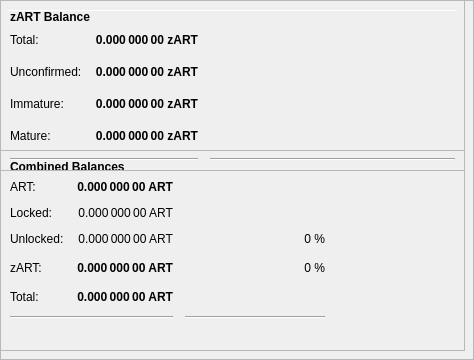
        <widget class="QFrame" name="frameObfuscation">
         <property name="minimumSize">
          <size>
           <width>0</width>
           <height>350</height>
          </size>
         </property>
         <property name="layoutDirection">
          <enum>Qt::LeftToRight</enum>
         </property>
         <property name="frameShape">
          <enum>QFrame::StyledPanel</enum>
         </property>
         <property name="frameShadow">
          <enum>QFrame::Raised</enum>
         </property>
         <widget class="QPushButton" name="runAutoDenom">
          <property name="geometry">
           <rect>
            <x>251</x>
            <y>17</y>
            <width>1</width>
            <height>1</height>
           </rect>
          </property>
          <property name="palette">
           <palette>
            <active>
             <colorrole role="WindowText">
              <brush brushstyle="SolidPattern">
               <color alpha="255">
                <red>0</red>
                <green>0</green>
                <blue>0</blue>
               </color>
              </brush>
             </colorrole>
             <colorrole role="Button">
              <brush brushstyle="SolidPattern">
               <color alpha="255">
                <red>239</red>
                <green>238</green>
                <blue>238</blue>
               </color>
              </brush>
             </colorrole>
             <colorrole role="Light">
              <brush brushstyle="SolidPattern">
               <color alpha="255">
                <red>255</red>
                <green>255</green>
                <blue>255</blue>
               </color>
              </brush>
             </colorrole>
             <colorrole role="Midlight">
              <brush brushstyle="SolidPattern">
               <color alpha="255">
                <red>247</red>
                <green>246</green>
                <blue>246</blue>
               </color>
              </brush>
             </colorrole>
             <colorrole role="Dark">
              <brush brushstyle="SolidPattern">
               <color alpha="255">
                <red>119</red>
                <green>119</green>
                <blue>119</blue>
               </color>
              </brush>
             </colorrole>
             <colorrole role="Mid">
              <brush brushstyle="SolidPattern">
               <color alpha="255">
                <red>159</red>
                <green>159</green>
                <blue>159</blue>
               </color>
              </brush>
             </colorrole>
             <colorrole role="Text">
              <brush brushstyle="SolidPattern">
               <color alpha="255">
                <red>0</red>
                <green>0</green>
                <blue>0</blue>
               </color>
              </brush>
             </colorrole>
             <colorrole role="BrightText">
              <brush brushstyle="SolidPattern">
               <color alpha="255">
                <red>255</red>
                <green>255</green>
                <blue>255</blue>
               </color>
              </brush>
             </colorrole>
             <colorrole role="ButtonText">
              <brush brushstyle="SolidPattern">
               <color alpha="255">
                <red>0</red>
                <green>0</green>
                <blue>0</blue>
               </color>
              </brush>
             </colorrole>
             <colorrole role="Base">
              <brush brushstyle="SolidPattern">
               <color alpha="255">
                <red>255</red>
                <green>255</green>
                <blue>255</blue>
               </color>
              </brush>
             </colorrole>
             <colorrole role="Window">
              <brush brushstyle="SolidPattern">
               <color alpha="255">
                <red>239</red>
                <green>238</green>
                <blue>238</blue>
               </color>
              </brush>
             </colorrole>
             <colorrole role="Shadow">
              <brush brushstyle="SolidPattern">
               <color alpha="255">
                <red>0</red>
                <green>0</green>
                <blue>0</blue>
               </color>
              </brush>
             </colorrole>
             <colorrole role="AlternateBase">
              <brush brushstyle="SolidPattern">
               <color alpha="255">
                <red>247</red>
                <green>246</green>
                <blue>246</blue>
               </color>
              </brush>
             </colorrole>
             <colorrole role="ToolTipBase">
              <brush brushstyle="SolidPattern">
               <color alpha="255">
                <red>255</red>
                <green>255</green>
                <blue>220</blue>
               </color>
              </brush>
             </colorrole>
             <colorrole role="ToolTipText">
              <brush brushstyle="SolidPattern">
               <color alpha="255">
                <red>0</red>
                <green>0</green>
                <blue>0</blue>
               </color>
              </brush>
             </colorrole>
            </active>
            <inactive>
             <colorrole role="WindowText">
              <brush brushstyle="SolidPattern">
               <color alpha="255">
                <red>0</red>
                <green>0</green>
                <blue>0</blue>
               </color>
              </brush>
             </colorrole>
             <colorrole role="Button">
              <brush brushstyle="SolidPattern">
               <color alpha="255">
                <red>239</red>
                <green>238</green>
                <blue>238</blue>
               </color>
              </brush>
             </colorrole>
             <colorrole role="Light">
              <brush brushstyle="SolidPattern">
               <color alpha="255">
                <red>255</red>
                <green>255</green>
                <blue>255</blue>
               </color>
              </brush>
             </colorrole>
             <colorrole role="Midlight">
              <brush brushstyle="SolidPattern">
               <color alpha="255">
                <red>247</red>
                <green>246</green>
                <blue>246</blue>
               </color>
              </brush>
             </colorrole>
             <colorrole role="Dark">
              <brush brushstyle="SolidPattern">
               <color alpha="255">
                <red>119</red>
                <green>119</green>
                <blue>119</blue>
               </color>
              </brush>
             </colorrole>
             <colorrole role="Mid">
              <brush brushstyle="SolidPattern">
               <color alpha="255">
                <red>159</red>
                <green>159</green>
                <blue>159</blue>
               </color>
              </brush>
             </colorrole>
             <colorrole role="Text">
              <brush brushstyle="SolidPattern">
               <color alpha="255">
                <red>0</red>
                <green>0</green>
                <blue>0</blue>
               </color>
              </brush>
             </colorrole>
             <colorrole role="BrightText">
              <brush brushstyle="SolidPattern">
               <color alpha="255">
                <red>255</red>
                <green>255</green>
                <blue>255</blue>
               </color>
              </brush>
             </colorrole>
             <colorrole role="ButtonText">
              <brush brushstyle="SolidPattern">
               <color alpha="255">
                <red>0</red>
                <green>0</green>
                <blue>0</blue>
               </color>
              </brush>
             </colorrole>
             <colorrole role="Base">
              <brush brushstyle="SolidPattern">
               <color alpha="255">
                <red>255</red>
                <green>255</green>
                <blue>255</blue>
               </color>
              </brush>
             </colorrole>
             <colorrole role="Window">
              <brush brushstyle="SolidPattern">
               <color alpha="255">
                <red>239</red>
                <green>238</green>
                <blue>238</blue>
               </color>
              </brush>
             </colorrole>
             <colorrole role="Shadow">
              <brush brushstyle="SolidPattern">
               <color alpha="255">
                <red>0</red>
                <green>0</green>
                <blue>0</blue>
               </color>
              </brush>
             </colorrole>
             <colorrole role="AlternateBase">
              <brush brushstyle="SolidPattern">
               <color alpha="255">
                <red>247</red>
                <green>246</green>
                <blue>246</blue>
               </color>
              </brush>
             </colorrole>
             <colorrole role="ToolTipBase">
              <brush brushstyle="SolidPattern">
               <color alpha="255">
                <red>255</red>
                <green>255</green>
                <blue>220</blue>
               </color>
              </brush>
             </colorrole>
             <colorrole role="ToolTipText">
              <brush brushstyle="SolidPattern">
               <color alpha="255">
                <red>0</red>
                <green>0</green>
                <blue>0</blue>
               </color>
              </brush>
             </colorrole>
            </inactive>
            <disabled>
             <colorrole role="WindowText">
              <brush brushstyle="SolidPattern">
               <color alpha="255">
                <red>119</red>
                <green>119</green>
                <blue>119</blue>
               </color>
              </brush>
             </colorrole>
             <colorrole role="Button">
              <brush brushstyle="SolidPattern">
               <color alpha="255">
                <red>239</red>
                <green>238</green>
                <blue>238</blue>
               </color>
              </brush>
             </colorrole>
             <colorrole role="Light">
              <brush brushstyle="SolidPattern">
               <color alpha="255">
                <red>255</red>
                <green>255</green>
                <blue>255</blue>
               </color>
              </brush>
             </colorrole>
             <colorrole role="Midlight">
              <brush brushstyle="SolidPattern">
               <color alpha="255">
                <red>247</red>
                <green>246</green>
                <blue>246</blue>
               </color>
              </brush>
             </colorrole>
             <colorrole role="Dark">
              <brush brushstyle="SolidPattern">
               <color alpha="255">
                <red>119</red>
                <green>119</green>
                <blue>119</blue>
               </color>
              </brush>
             </colorrole>
             <colorrole role="Mid">
              <brush brushstyle="SolidPattern">
               <color alpha="255">
                <red>159</red>
                <green>159</green>
                <blue>159</blue>
               </color>
              </brush>
             </colorrole>
             <colorrole role="Text">
              <brush brushstyle="SolidPattern">
               <color alpha="255">
                <red>119</red>
                <green>119</green>
                <blue>119</blue>
               </color>
              </brush>
             </colorrole>
             <colorrole role="BrightText">
              <brush brushstyle="SolidPattern">
               <color alpha="255">
                <red>255</red>
                <green>255</green>
                <blue>255</blue>
               </color>
              </brush>
             </colorrole>
             <colorrole role="ButtonText">
              <brush brushstyle="SolidPattern">
               <color alpha="255">
                <red>119</red>
                <green>119</green>
                <blue>119</blue>
               </color>
              </brush>
             </colorrole>
             <colorrole role="Base">
              <brush brushstyle="SolidPattern">
               <color alpha="255">
                <red>239</red>
                <green>238</green>
                <blue>238</blue>
               </color>
              </brush>
             </colorrole>
             <colorrole role="Window">
              <brush brushstyle="SolidPattern">
               <color alpha="255">
                <red>239</red>
                <green>238</green>
                <blue>238</blue>
               </color>
              </brush>
             </colorrole>
             <colorrole role="Shadow">
              <brush brushstyle="SolidPattern">
               <color alpha="255">
                <red>0</red>
                <green>0</green>
                <blue>0</blue>
               </color>
              </brush>
             </colorrole>
             <colorrole role="AlternateBase">
              <brush brushstyle="SolidPattern">
               <color alpha="255">
                <red>239</red>
                <green>238</green>
                <blue>238</blue>
               </color>
              </brush>
             </colorrole>
             <colorrole role="ToolTipBase">
              <brush brushstyle="SolidPattern">
               <color alpha="255">
                <red>255</red>
                <green>255</green>
                <blue>220</blue>
               </color>
              </brush>
             </colorrole>
             <colorrole role="ToolTipText">
              <brush brushstyle="SolidPattern">
               <color alpha="255">
                <red>0</red>
                <green>0</green>
                <blue>0</blue>
               </color>
              </brush>
             </colorrole>
            </disabled>
           </palette>
          </property>
          <property name="focusPolicy">
           <enum>Qt::NoFocus</enum>
          </property>
          <property name="autoFillBackground">
           <bool>true</bool>
          </property>
          <property name="text">
           <string/>
          </property>
          <property name="flat">
           <bool>true</bool>
          </property>
         </widget>
         <widget class="Line" name="line">
          <property name="geometry">
           <rect>
            <x>7</x>
            <y>10</y>
            <width>451</width>
            <height>1</height>
           </rect>
          </property>
          <property name="orientation">
           <enum>Qt::Horizontal</enum>
          </property>
         </widget>
         <widget class="QFrame" name="frame_3">
          <property name="geometry">
           <rect>
            <x>0</x>
            <y>150</y>
            <width>465</width>
            <height>201</height>
           </rect>
          </property>
          <property name="frameShape">
           <enum>QFrame::StyledPanel</enum>
          </property>
          <property name="frameShadow">
           <enum>QFrame::Raised</enum>
          </property>
          <layout class="QVBoxLayout" name="verticalLayout_5">
           <item>
            <layout class="QHBoxLayout" name="horizontalLayout_5" stretch="0">
             <item>
              <widget class="QLabel" name="label_5z">
               <property name="maximumSize">
                <size>
                 <width>16777215</width>
                 <height>20</height>
                </size>
               </property>
               <property name="font">
                <font>
                 <weight>75</weight>
                 <bold>true</bold>
                </font>
               </property>
               <property name="toolTip">
                <string>Combined Balances (including unconfirmed and immature coins)</string>
               </property>
               <property name="text">
                <string>&lt;html&gt;&lt;head/&gt;&lt;body&gt;&lt;p&gt;Combined Balances&lt;/p&gt;&lt;/body&gt;&lt;/html&gt;</string>
               </property>
              </widget>
             </item>
            </layout>
           </item>
           <item>
            <layout class="QGridLayout" name="gridLayout_3">
             <property name="spacing">
              <number>12</number>
             </property>
             <item row="7" column="0" colspan="2">
              <widget class="Line" name="lineSpendableBalance_3">
               <property name="orientation">
                <enum>Qt::Horizontal</enum>
               </property>
              </widget>
             </item>
             <item row="7" column="2">
              <widget class="Line" name="lineWatchBalance_3">
               <property name="sizePolicy">
                <sizepolicy hsizetype="Preferred" vsizetype="Fixed">
                 <horstretch>0</horstretch>
                 <verstretch>0</verstretch>
                </sizepolicy>
               </property>
               <property name="minimumSize">
                <size>
                 <width>140</width>
                 <height>0</height>
                </size>
               </property>
               <property name="orientation">
                <enum>Qt::Horizontal</enum>
               </property>
              </widget>
             </item>
             <item row="4" column="1">
              <widget class="QLabel" name="labelzBalancez">
               <property name="font">
                <font>
                 <weight>75</weight>
                 <bold>true</bold>
                </font>
               </property>
               <property name="cursor">
                <cursorShape>IBeamCursor</cursorShape>
               </property>
               <property name="toolTip">
                <string>Total of transactions that have yet to be confirmed, and do not yet count toward the spendable balance</string>
               </property>
               <property name="text">
                <string notr="true">0.000 000 00 ART</string>
               </property>
               <property name="alignment">
                <set>Qt::AlignRight|Qt::AlignTrailing|Qt::AlignVCenter</set>
               </property>
               <property name="textInteractionFlags">
                <set>Qt::LinksAccessibleByMouse|Qt::TextSelectableByKeyboard|Qt::TextSelectableByMouse</set>
               </property>
              </widget>
             </item>
             <item row="6" column="1">
              <widget class="QLabel" name="labelTotalz">
               <property name="font">
                <font>
                 <weight>75</weight>
                 <bold>true</bold>
                </font>
               </property>
               <property name="cursor">
                <cursorShape>IBeamCursor</cursorShape>
               </property>
               <property name="toolTip">
                <string>Total Balance, including unconfirmed and immature coins.</string>
               </property>
               <property name="text">
                <string notr="true">0.000 000 00 ART</string>
               </property>
               <property name="alignment">
                <set>Qt::AlignRight|Qt::AlignTrailing|Qt::AlignVCenter</set>
               </property>
               <property name="textInteractionFlags">
                <set>Qt::LinksAccessibleByMouse|Qt::TextSelectableByKeyboard|Qt::TextSelectableByMouse</set>
               </property>
              </widget>
             </item>
             <item row="4" column="3">
              <spacer name="horizontalSpacer_6">
               <property name="orientation">
                <enum>Qt::Horizontal</enum>
               </property>
               <property name="sizeHint" stdset="0">
                <size>
                 <width>40</width>
                 <height>20</height>
                </size>
               </property>
              </spacer>
             </item>
             <item row="6" column="0">
              <widget class="QLabel" name="labelTotalTextz">
               <property name="text">
                <string>Total:</string>
               </property>
              </widget>
             </item>
             <item row="1" column="0">
              <widget class="QLabel" name="labelBalanceTextz">
               <property name="text">
                <string>ART:</string>
               </property>
              </widget>
             </item>
             <item row="1" column="1">
              <widget class="QLabel" name="labelBalancez">
               <property name="font">
                <font>
                 <weight>75</weight>
                 <bold>true</bold>
                </font>
               </property>
               <property name="cursor">
                <cursorShape>IBeamCursor</cursorShape>
               </property>
               <property name="toolTip">
                <string>Your current spendable balance</string>
               </property>
               <property name="text">
                <string notr="true">0.000 000 00 ART</string>
               </property>
               <property name="alignment">
                <set>Qt::AlignRight|Qt::AlignTrailing|Qt::AlignVCenter</set>
               </property>
               <property name="textInteractionFlags">
                <set>Qt::LinksAccessibleByMouse|Qt::TextSelectableByKeyboard|Qt::TextSelectableByMouse</set>
               </property>
              </widget>
             </item>
             <item row="4" column="0">
              <widget class="QLabel" name="labelzBalanceTextz">
               <property name="toolTip">
                <string/>
               </property>
               <property name="text">
                <string>zART:</string>
               </property>
              </widget>
             </item>
             <item row="4" column="2">
              <widget class="QLabel" name="labelzARTPercent">
               <property name="toolTip">
                <string>Current percentage of zART.
If AutoMint is enabled this percentage will settle around the configured AutoMint percentage (default = 10%)</string>
               </property>
               <property name="text">
                <string>0 %</string>
               </property>
               <property name="alignment">
                <set>Qt::AlignRight|Qt::AlignTrailing|Qt::AlignVCenter</set>
               </property>
              </widget>
             </item>
             <item row="6" column="2">
              <widget class="QLabel" name="label100Percent">
               <property name="text">
                <string/>
               </property>
               <property name="alignment">
                <set>Qt::AlignRight|Qt::AlignTrailing|Qt::AlignVCenter</set>
               </property>
              </widget>
             </item>
             <item row="2" column="1">
              <widget class="QLabel" name="labelLockedBalance">
               <property name="toolTip">
                <string>Locked ART or Masternode collaterals. These are excluded from zART minting.</string>
               </property>
               <property name="text">
                <string>0.000 000 00 ART</string>
               </property>
               <property name="alignment">
                <set>Qt::AlignRight|Qt::AlignTrailing|Qt::AlignVCenter</set>
               </property>
              </widget>
             </item>
             <item row="2" column="0">
              <widget class="QLabel" name="labelLockedBalanceText">
               <property name="toolTip">
                <string>Locked ART or Masternode collaterals. These are excluded from zART minting.</string>
               </property>
               <property name="text">
                <string>Locked:</string>
               </property>
              </widget>
             </item>
             <item row="3" column="0">
              <widget class="QLabel" name="labelUnLockedBalanceText">
               <property name="toolTip">
                <string>Unlocked ARTs. These can be used for zART minting.</string>
               </property>
               <property name="text">
                <string>Unlocked:</string>
               </property>
              </widget>
             </item>
             <item row="3" column="1">
              <widget class="QLabel" name="labelUnLockedBalance">
               <property name="toolTip">
                <string>Unlocked ARTs. These can be used for zART minting.</string>
               </property>
               <property name="text">
                <string>0.000 000 00 ART</string>
               </property>
               <property name="alignment">
                <set>Qt::AlignRight|Qt::AlignTrailing|Qt::AlignVCenter</set>
               </property>
              </widget>
             </item>
             <item row="3" column="2">
              <widget class="QLabel" name="labelARTPercent">
               <property name="text">
                <string>0 %</string>
               </property>
               <property name="alignment">
                <set>Qt::AlignRight|Qt::AlignTrailing|Qt::AlignVCenter</set>
               </property>
              </widget>
             </item>
            </layout>
           </item>
           <item>
            <spacer name="verticalSpacer">
             <property name="orientation">
              <enum>Qt::Vertical</enum>
             </property>
             <property name="sizeHint" stdset="0">
              <size>
               <width>20</width>
               <height>40</height>
              </size>
             </property>
            </spacer>
           </item>
          </layout>
         </widget>
         <widget class="QFrame" name="frame_4">
          <property name="geometry">
           <rect>
            <x>0</x>
            <y>0</y>
            <width>465</width>
            <height>171</height>
           </rect>
          </property>
          <property name="frameShape">
           <enum>QFrame::StyledPanel</enum>
          </property>
          <property name="frameShadow">
           <enum>QFrame::Raised</enum>
          </property>
          <layout class="QVBoxLayout" name="verticalLayout_7">
           <item>
            <layout class="QHBoxLayout" name="horizontalLayout_8" stretch="0">
             <item>
              <widget class="QLabel" name="label_5z_3">
               <property name="maximumSize">
                <size>
                 <width>16777215</width>
                 <height>20</height>
                </size>
               </property>
               <property name="font">
                <font>
                 <weight>75</weight>
                 <bold>true</bold>
                </font>
               </property>
               <property name="text">
                <string>zART Balance</string>
               </property>
              </widget>
             </item>
            </layout>
           </item>
           <item>
            <layout class="QGridLayout" name="gridLayout_5">
             <property name="spacing">
              <number>12</number>
             </property>
             <item row="4" column="0">
              <widget class="QLabel" name="labelzBalanceMatureText">
               <property name="toolTip">
                <string>Mature: more than 20 confirmation and more than 1 mints of the same denomination after it was minted.
These zART are spendable.</string>
               </property>
               <property name="text">
                <string>Mature:</string>
               </property>
              </widget>
             </item>
             <item row="5" column="0" colspan="2">
              <widget class="Line" name="lineSpendableBalance_5">
               <property name="orientation">
                <enum>Qt::Horizontal</enum>
               </property>
              </widget>
             </item>
             <item row="1" column="1">
              <widget class="QLabel" name="labelzBalance">
               <property name="font">
                <font>
                 <weight>75</weight>
                 <bold>true</bold>
                </font>
               </property>
               <property name="cursor">
                <cursorShape>IBeamCursor</cursorShape>
               </property>
               <property name="toolTip">
                <string>All available zART, unconfirmed and immature zART included.</string>
               </property>
               <property name="text">
                <string notr="true">0.000 000 00 zART</string>
               </property>
               <property name="alignment">
                <set>Qt::AlignRight|Qt::AlignTrailing|Qt::AlignVCenter</set>
               </property>
               <property name="textInteractionFlags">
                <set>Qt::LinksAccessibleByMouse|Qt::TextSelectableByKeyboard|Qt::TextSelectableByMouse</set>
               </property>
              </widget>
             </item>
             <item row="5" column="2">
              <widget class="Line" name="lineWatchBalance_5">
               <property name="sizePolicy">
                <sizepolicy hsizetype="Preferred" vsizetype="Fixed">
                 <horstretch>0</horstretch>
                 <verstretch>0</verstretch>
                </sizepolicy>
               </property>
               <property name="minimumSize">
                <size>
                 <width>140</width>
                 <height>0</height>
                </size>
               </property>
               <property name="orientation">
                <enum>Qt::Horizontal</enum>
               </property>
              </widget>
             </item>
             <item row="1" column="0">
              <widget class="QLabel" name="labelzBalanceText">
               <property name="toolTip">
                <string>All available zART, unconfirmed and immature zART included.</string>
               </property>
               <property name="text">
                <string>Total:</string>
               </property>
              </widget>
             </item>
             <item row="1" column="2">
              <spacer name="horizontalSpacer_8">
               <property name="orientation">
                <enum>Qt::Horizontal</enum>
               </property>
               <property name="sizeHint" stdset="0">
                <size>
                 <width>40</width>
                 <height>20</height>
                </size>
               </property>
              </spacer>
             </item>
             <item row="4" column="2">
              <spacer name="horizontalSpacer_4">
               <property name="orientation">
                <enum>Qt::Horizontal</enum>
               </property>
               <property name="sizeHint" stdset="0">
                <size>
                 <width>40</width>
                 <height>20</height>
                </size>
               </property>
              </spacer>
             </item>
             <item row="4" column="1">
              <widget class="QLabel" name="labelzBalanceMature">
               <property name="font">
                <font>
                 <weight>75</weight>
                 <bold>true</bold>
                </font>
               </property>
               <property name="toolTip">
                <string>Mature: more than 20 confirmation and more than 1 mints of the same denomination after it was minted.
These zART are spendable.</string>
               </property>
               <property name="text">
                <string>0.000 000 00 zART</string>
               </property>
               <property name="alignment">
                <set>Qt::AlignRight|Qt::AlignTrailing|Qt::AlignVCenter</set>
               </property>
              </widget>
             </item>
             <item row="2" column="0">
              <widget class="QLabel" name="labelzBalanceUnconfirmedText">
               <property name="toolTip">
                <string>Unconfirmed: less than 20 confirmations
Immature: confirmed, but less than 1 mints of the same denomination after it was minted</string>
               </property>
               <property name="text">
                <string>Unconfirmed:</string>
               </property>
              </widget>
             </item>
             <item row="2" column="1">
              <widget class="QLabel" name="labelzBalanceUnconfirmed">
               <property name="font">
                <font>
                 <weight>75</weight>
                 <bold>true</bold>
                </font>
               </property>
               <property name="toolTip">
                <string>Unconfirmed: less than 20 confirmations
Immature: confirmed, but less than 1 mints of the same denomination after it was minted</string>
               </property>
               <property name="text">
                <string>0.000 000 00 zART</string>
               </property>
               <property name="alignment">
                <set>Qt::AlignRight|Qt::AlignTrailing|Qt::AlignVCenter</set>
               </property>
              </widget>
             </item>
             <item row="2" column="2">
              <spacer name="horizontalSpacer_5">
               <property name="orientation">
                <enum>Qt::Horizontal</enum>
               </property>
               <property name="sizeHint" stdset="0">
                <size>
                 <width>40</width>
                 <height>20</height>
                </size>
               </property>
              </spacer>
             </item>
             <item row="3" column="0">
              <widget class="QLabel" name="labelzBalanceImmatureText">
               <property name="toolTip">
                <string>Unconfirmed: less than 20 confirmations
Immature: confirmed, but less than 1 mints of the same denomination after it was minted</string>
               </property>
               <property name="text">
                <string>Immature:</string>
               </property>
              </widget>
             </item>
             <item row="3" column="1">
              <widget class="QLabel" name="labelzBalanceImmature">
               <property name="font">
                <font>
                 <weight>75</weight>
                 <bold>true</bold>
                </font>
               </property>
               <property name="toolTip">
                <string>Unconfirmed: less than 20 confirmations
Immature: confirmed, but less than 1 mints of the same denomination after it was minted</string>
               </property>
               <property name="text">
                <string>0.000 000 00 zART</string>
               </property>
               <property name="alignment">
                <set>Qt::AlignRight|Qt::AlignTrailing|Qt::AlignVCenter</set>
               </property>
              </widget>
             </item>
             <item row="3" column="2">
              <spacer name="horizontalSpacer_7">
               <property name="orientation">
                <enum>Qt::Horizontal</enum>
               </property>
               <property name="sizeHint" stdset="0">
                <size>
                 <width>40</width>
                 <height>20</height>
                </size>
               </property>
              </spacer>
             </item>
            </layout>
           </item>
          </layout>
         </widget>
        </widget>
